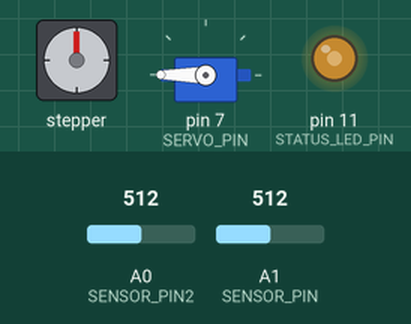
A sketch run on a simulated Arduino Uno, built with avr-gcc and run on an emulated ATmega328P. Shown: stepper motor, servo, output pins drawn as LEDs (lit = HIGH). Wiring (inferred from the names in the program): stepper motor driver (2000 steps per turn assumed): step pin 3; direction pin 2. Inputs (shaded band) come from the test bench; at power-on: A0 (SENSOR_PIN2) = 512, A1 (SENSOR_PIN) = 512. Pins used as bus, display or sensor lines are not drawn.

Above: at 1.2 s.
1.3 s: A0 (SENSOR_PIN2) set to 215
4.3 s: A0 (SENSOR_PIN2) set to 192
At 4.66 s:
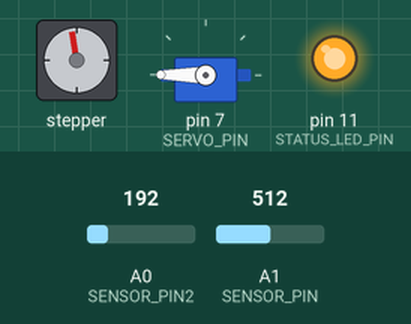
At 5.26 s:
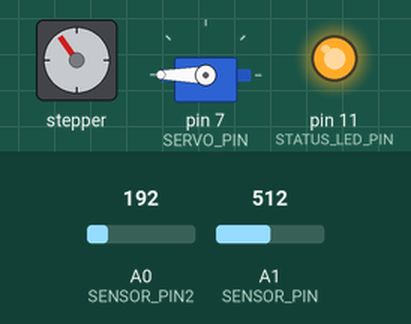
7.3 s: A1 (SENSOR_PIN) set to 210
At 7.67 s:
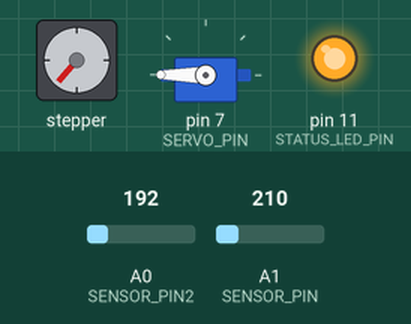
10.3 s: A1 (SENSOR_PIN) set to 187
At 10.54 s:
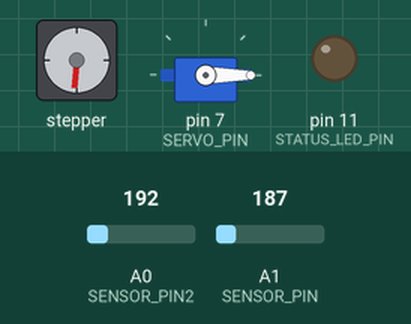
16.3 s: A0 (SENSOR_PIN2) set to 210
19.3 s: A1 (SENSOR_PIN) set to 306
Timing chart, 0 to 60.0 s (numbered marks = the images above; inputs shaded):
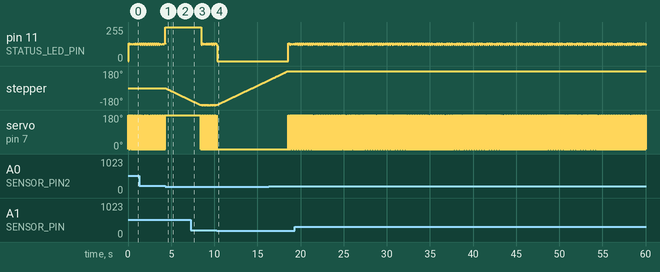

Measured:
- the behaviour switches between 201 and 200 on A0 (SENSOR_PIN2) (found by bisection; images 0 and 1)
- the behaviour switches between 201 and 200 on A1 (SENSOR_PIN) (found by bisection; images 3 and 4)
- after the input at 4.3 s, stepper: keeps turning counter-clockwise at about 44°/s, starting at once; servo on pin 7 (SERVO_PIN): goes on until 4.3 s, then stays 180°
- after the input at 10.3 s, servo on pin 7 (SERVO_PIN): stops changing and stays 0°
- by itself, servo on pin 7 (SERVO_PIN): alternates 180° for 0.02 s and 0° for 0.02 s

The sketch:

fixed_distance.ino
```cpp
//- Stepper → moves back and forth, stops when reaches the end and the zombie starts to eat, once done, turns around and walks the other way, stops and turns if it gets hit (turns instantaneously).
//- Servo → when changing direction or starting walking, need to turn the zombie around 180 degrees.
//- Sensor for Reaching End → PIR or Ultrasonic sensor will need to work this in for telling when the zombie has reached the end so that it stops moving and begins eating.
//- 2 Photoresistors + Status LED for the Zombie
//- 6 LEDS → 3 for each flower to indicate when it’s done being eaten. (for these LEDs in terms of mech, we can just tape them to the ends).

//----------------------------------------------------------

#include <Servo.h>

// BOSS ZOMBIE AND ALL PARTS - 2 LDRS, 1 LED, 1 Servo
const int STATUS_LED_PIN = 11;     // Status LED pin
const int SENSOR_PIN = A1;        // Photoresistor pin
const int SENSOR_PIN2 = A0;        // Photoresistor pin the other one
const int SERVO_PIN = 7;
Servo servo1_boss_zombie; // create servo object

// STEPPER - moves side to side
const int stepPin = 3;
const int dirPin = 2;
const int stepsPerRevolution = 2000; // we tried 1000 and it was half of the belt
int curr_pos = stepsPerRevolution/2; // assume starting position is right in the middle

// Setting up objects and values
int lightThres = 200; // Photoresistor reading values
int ZOMBIE_STATE = 1; // 1-moving right/clockwise, 0-moving left/CCW, 2-not walking
int pos_servo1 = 0; // Zombie is turned to the right (walking right)

void setup()
{
	// Declare pins as Outputs (stepper)
	pinMode(stepPin, OUTPUT);
	pinMode(dirPin, OUTPUT);

  // Initialise BOSS ZOMBIE
  pinMode(STATUS_LED_PIN, OUTPUT);
  servo1_boss_zombie.attach(SERVO_PIN);

  // set the zombie into walking to the right mode
  digitalWrite(STATUS_LED_PIN, LOW); // will be high when it's eating
	digitalWrite(dirPin, HIGH); // ASSUME THIS IS THE RIGHT WAY OTHERWISE WILL SWITCH

  Serial.begin(9600);
}


void loop()
{
  // to start the zombie will begin to walk in one direction, it takes one step
  if(ZOMBIE_STATE == 1 ){ // moving right
    digitalWrite(STATUS_LED_PIN, LOW);
    // to start the zombie will begin to walk in one direction, it takes one step
    digitalWrite(stepPin, HIGH);
    delayMicroseconds(2000);
    digitalWrite(stepPin, LOW);
    delayMicroseconds(2000);
    curr_pos = curr_pos +1;

    // check photo res1 too see if got hit on this side
    int sensorValue = analogRead(SENSOR_PIN);
    bool gotHit = (sensorValue > lightThres);
    if (gotHit) { // zombie now changes direction
      digitalWrite(dirPin, LOW);
      ZOMBIE_STATE = 0;
      servo1_boss_zombie.write(180);
    }

    // turn around automatically if reaches the end
    if (curr_pos == stepsPerRevolution){
      digitalWrite(dirPin, LOW);
      ZOMBIE_STATE = 0;
      servo1_boss_zombie.write(180);
    }

  }
  if(ZOMBIE_STATE == 0 ){ // moving left
    digitalWrite(STATUS_LED_PIN, HIGH);
    // to start the zombie will begin to walk in one direction, it takes one step
    digitalWrite(stepPin, HIGH);
    delayMicroseconds(2000); // longer delay -> walk slower
    digitalWrite(stepPin, LOW);
    delayMicroseconds(2000);
    curr_pos = curr_pos -1;

    // check photo res2 too see if got hit on this side
    int sensorValue = analogRead(SENSOR_PIN2);
    bool gotHit = (sensorValue > lightThres);
    if (gotHit) { // zombie now changes direction
      digitalWrite(dirPin, HIGH);
      ZOMBIE_STATE = 1;
      servo1_boss_zombie.write(0);
    }

    // turn around automatically if reaches the end
    if (curr_pos == 0){
      digitalWrite(dirPin, HIGH);
      ZOMBIE_STATE = 1;
      servo1_boss_zombie.write(0);
    }
  }
}
```
